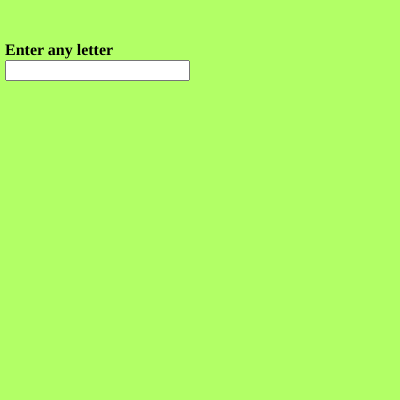
Frame 1 (no input)
Frame 60 (no input): identical to frame 1, image omitted
Frame 120 (the mouse pressed at the canvas centre since frame 60): identical to frame 1, image omitted

The p5.js sketch that drew this single still picture (run headless with seeded random() and noise() and a simulated clock; from frame 60 on, the mouse is pressed at the canvas centre):

// p5.js sketch
// ── sketch.js
var input,heading;


function setup() 
{
  createCanvas(400, 400);
  background(178,255,102);
 input=createInput()
 input.position(5,60)
 heading=createElement("h4","Enter any letter")
 heading.position(5,20)


}

function draw() {
var value=input.value()
  switch(value){
    case "a": console.log("It is a vowel")
    break;
    case "e": console.log("It is a vowel")
    break;
    case "i": console.log("It is a vowel")
    break;
    case "o": console.log("It is a vowel")
    break;
    case "u": console.log("It is a vowel")
    break;
    case "y": console.log("It is a vowel in some cases")
    break;
default:console.log("Please enter any character")
  
  }
}
